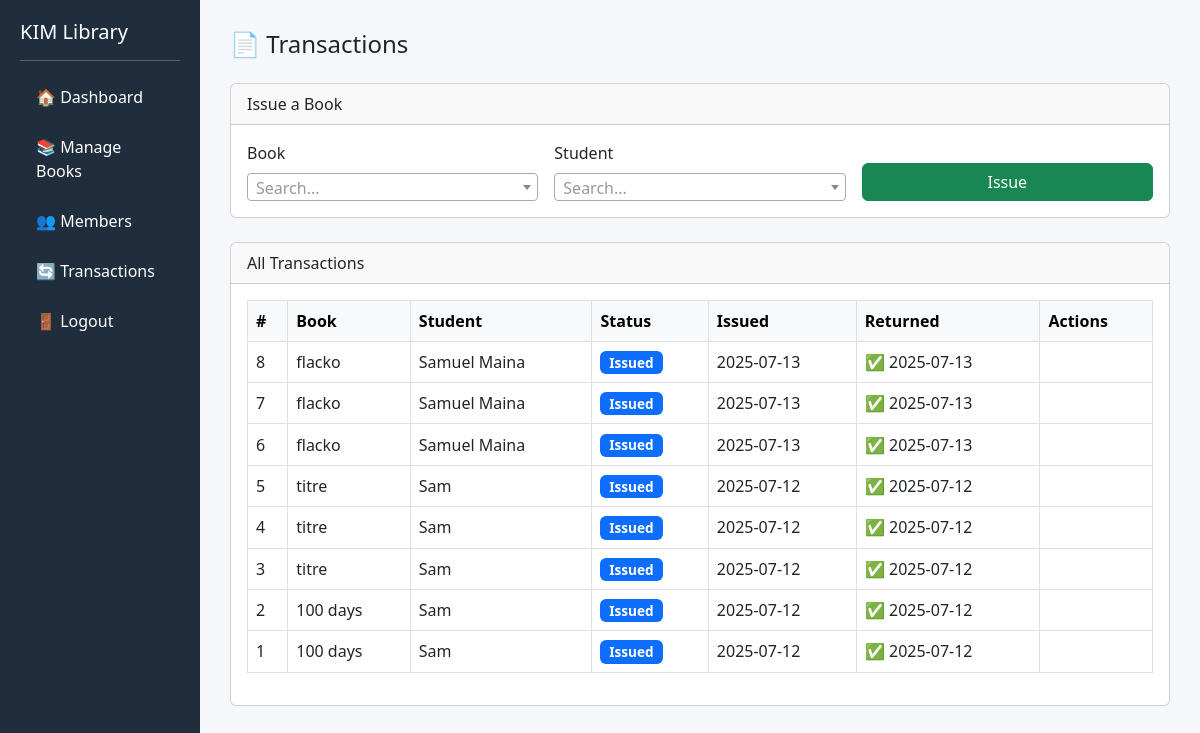
/transactions (signed in), run on the app's committed database.
### tables this page shows
CREATE TABLE transactions (
            id INTEGER PRIMARY KEY AUTOINCREMENT,
            book_id INTEGER,
            member_id INTEGER,
            issue_date TEXT,
            return_date TEXT,
            returned INTEGER, status TEXT DEFAULT "pending",
            FOREIGN KEY (book_id) REFERENCES books(id),
            FOREIGN KEY (member_id) REFERENCES members(id)
        );

CREATE TABLE books (
            id INTEGER PRIMARY KEY AUTOINCREMENT,
            title TEXT,
            author TEXT,
            isbn TEXT,
            category TEXT,
            available INTEGER
        , cover TEXT);

CREATE TABLE members (
            id INTEGER PRIMARY KEY AUTOINCREMENT,
            name TEXT,
            member_id TEXT UNIQUE,
            contact TEXT,
            password TEXT
        , role TEXT DEFAULT "student", last_visited TEXT);

### app.py (the view)
@app.route('/transactions')
def transactions():
    if 'librarian_id' not in session:
        return redirect('/librarian/login')
    conn = get_db_connection()
    transactions = conn.execute('''
        SELECT t.*, b.title, m.name
        FROM transactions t
        JOIN books b ON t.book_id = b.id
        JOIN members m ON t.member_id = m.id
        ORDER BY t.id DESC
    ''').fetchall()
    books = conn.execute('SELECT * FROM books WHERE available = 1').fetchall()
    members = conn.execute('SELECT * FROM members WHERE role = "student"').fetchall()
    conn.close()
    return render_template('transactions.html',
                           transactions=transactions,
                           books=books,
                           members=members)

### db.py (called while the page is built)
def get_db_connection():
    conn = sqlite3.connect('library.db')
    conn.row_factory = sqlite3.Row
    return conn

### Templates/transactions.html (shortened to what this page needs)
<!DOCTYPE html>
<html>
<head>
    <link href="https://cdn.jsdelivr.net/npm/bootstrap@5.3.0/dist/css/bootstrap.min.css" rel="stylesheet">
    <link href="https://cdn.jsdelivr.net/npm/select2@4.1.0-rc.0/dist/css/select2.min.css" rel="stylesheet" />
</head>
<body>
<div class="container-fluid">
    <div class="row">
        <div class="col-md-2 sidebar">
            <h5>KIM Library</h5>
            <hr>
            <ul class="nav flex-column">
                <li class="nav-item"><a class="nav-link" href="/librarian/dashboard">🏠 Dashboard</a></li>
                <li class="nav-item"><a class="nav-link" href="/books">📚 Manage Books</a></li>
                <li class="nav-item"><a class="nav-link" href="/members">👥 Members</a></li>
                <li class="nav-item"><a class="nav-link active" href="/transactions">🔄 Transactions</a></li>
                <li class="nav-item"><a class="nav-link" href="/librarian/logout">🚪 Logout</a></li>
            </ul>
        </div>
        <div class="col-md-10 content">
            <h4 class="mb-4">📄 Transactions</h4>
            <div class="card mb-4">
                <div class="card-header">Issue a Book</div>
                <div class="card-body">
                    <form method="POST" action="/issue_book" class="row g-3">
                        <div class="col-md-4">
                            <label class="form-label">Book</label>
                        </div>
                        <div class="col-md-4">
                            <label class="form-label">Student</label>
                        </div>
                        <div class="col-md-4 d-flex align-items-end">
                            <button type="submit" class="btn btn-success w-100">Issue</button>
                        </div>
                    </form>
                </div>
            </div>
            <div class="card">
                <div class="card-header">All Transactions</div>
                <div class="card-body table-responsive">
                    <table class="table table-hover table-bordered align-middle">
                        <thead class="table-light">
                            <tr>
                                <th>#</th>
                                <th>Book</th>
                                <th>Student</th>
                                <th>Status</th>
                                <th>Issued</th>
                                <th>Returned</th>
                                <th>Actions</th>
                            </tr>
                        </thead>
                        <tbody>
                            {% for txn in transactions %}
                            <tr>
                                <td>{{ txn.id }}</td>
                                <td>{{ txn.title }}</td>
                                <td>{{ txn.name }}</td>
                                <td>
                                    {% if txn.status == 'pending' %}
                                        <span class="badge bg-warning text-dark badge-status">Pending</span>
                                    {% elif txn.status == 'issued' %}
                                        <span class="badge bg-primary badge-status">Issued</span>
                                    {% else %}
                                        <span class="badge bg-secondary badge-status">N/A</span>
                                    {% endif %}
                                </td>
                                <td>{{ txn.issue_date or '-' }}</td>
                                <td>
                                    {% if txn.returned %}
                                        ✅ {{ txn.return_date }}
                                    {% else %}
                                        ❌
                                    {% endif %}
                                </td>
                                <td>
                                </td>
                            </tr>
                            {% endfor %}
                        </tbody>
                    </table>
                </div>
            </div>
        </div>
    </div>
</div>
</body>
</html>

### Templates/transactions.html (style rules this page uses)
body { background: #f5f7fa; }
.sidebar { height: 100vh; background-color: #1f2d3d; padding: 20px; color: white; }
.sidebar .nav-link { color: #fff; margin-bottom: 10px; }
.content { padding: 30px; }
.badge-status { font-size: 0.85rem; }

### data on the page
transactions: id "8", title "flacko", name "Samuel Maina", status "Issued", issue_date "2025-07-13", return_date "2025-07-13"
transactions: id "7", title "flacko", name "Samuel Maina", status "Issued", issue_date "2025-07-13", return_date "2025-07-13"
transactions: id "6", title "flacko", name "Samuel Maina", status "Issued", issue_date "2025-07-13", return_date "2025-07-13"
transactions: id "5", title "titre", name "Sam", status "Issued", issue_date "2025-07-12", return_date "2025-07-12"
transactions: id "4", title "titre", name "Sam", status "Issued", issue_date "2025-07-12", return_date "2025-07-12"
transactions: id "3", title "titre", name "Sam", status "Issued", issue_date "2025-07-12", return_date "2025-07-12"
transactions: id "2", title "100 days", name "Sam", status "Issued", issue_date "2025-07-12", return_date "2025-07-12"
transactions: id "1", title "100 days", name "Sam", status "Issued", issue_date "2025-07-12", return_date "2025-07-12"
